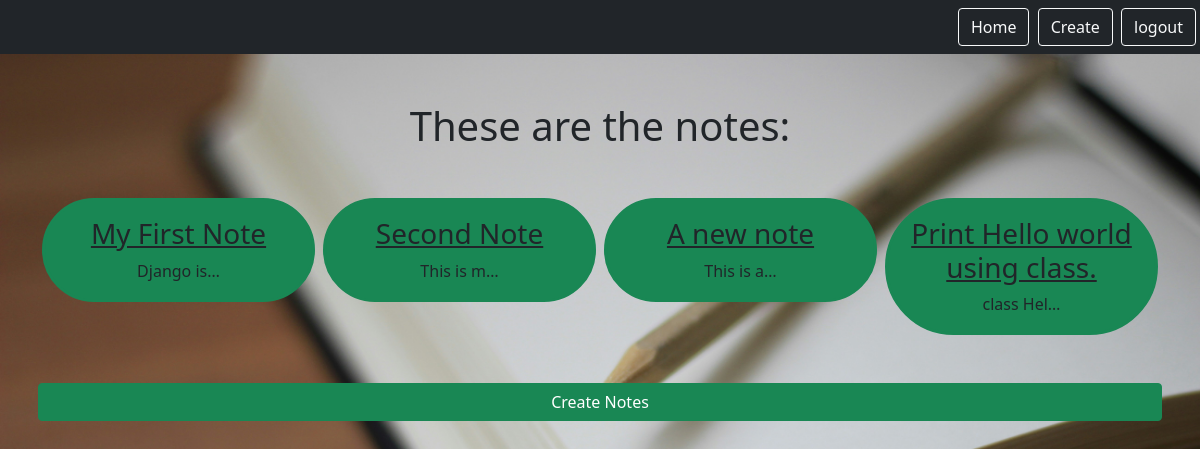
The app's page /smart/notes (signed in), older data.
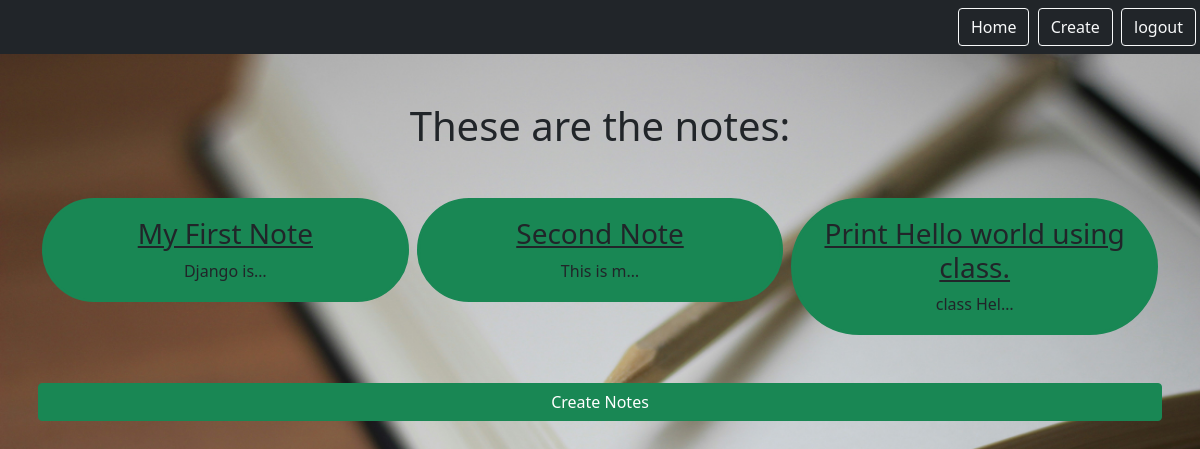
The same page, newer data.
### notes/models.py (models this page shows)
class Notes(models.Model):
    title = models.CharField(max_length=200)
    text = models.TextField()
    created = models.DateTimeField(auto_now_add=True)
    user = models.ForeignKey(User, on_delete=models.CASCADE, related_name="notes")

### notes/views.py (the view)
# urls.py: path('notes', views.NotesListView.as_view(), name="notes.list"),
class NotesListView(LoginRequiredMixin, ListView):
    model = Notes
    context_object_name = "notes"
    template_name = "notes/notes_list.html"
    login_url = "/login"
    def get_queryset(self):
        return self.request.user.notes.all()

### notes/templates/notes/notes_list.html (shortened to what this page needs)
{% extends 'base.html' %}
{% block content %}
    <h1 class="my-5">These are the notes:</h1>
    <div class="row row-cols3 g-2">
        {% for note in notes %}
        <div class="col">
            <div class="p-3 border border-success rounded border-3 rounded-pill bg-success">
                <a href="{% url 'notes.detail' pk=note.id %}" class="text-dark text-decoration-non">
                    <h3>{{ note.title }}</h3>
                </a>
                {{ note.text|truncatechars:10 }}
            </div>
        </div>
        {% endfor %}
        <a href="{% url 'notes.new' %}" class="btn btn-success my-5">Create Notes</a>
    </div>
{% endblock %}

### templates/base.html (shortened to what this page needs)
{% load static %}
<!DOCTYPE html>
<html lang="en">
<head>
    <link rel="stylesheet" type="text/css" href="{% static 'css/style.css' %}">
    <link href="https://cdn.jsdelivr.net/npm/bootstrap@5.0.1/dist/css/bootstrap.min.css" rel="stylesheet">
</head>
<body id="bg" style="background-image: url('{% static "images/notes.jpg"%}'); background-repeat: no-repeat; background-size: cover">
<nav class="navbar navbar-dark bg-dark">
    <div class="ms-auto">
        {% if user.is_authenticated %}
          <a href="{% url 'home'%}" class="btn btn-outline-light me-1">Home</a>
          <a href="{% url 'notes.new'%}" class="btn btn-outline-light me-1">Create</a>
         <form id="logout-form" method="post" class="d-inline" action="{% url 'logout' %}">
         <button class="btn btn-outline-light me-1" type="submit">logout</button>
         </form>
        {% else %}
          <a href="{% url 'home'%}" class="btn btn-outline-light me-1">Home</a>
          <a href="{% url 'login'%}" class="btn btn-outline-light me-1">Login</a>
          <a href="{% url 'signup'%}" class="btn btn-outline-light me-1">Signup</a>
        {% endif %}
    </div>
</nav>
<div class="my-5 text-center container">
    {% block content %}
    {% endblock %}
</div>
</body>
</html>

Row changes from the older to the newer data that the page shows:
removed Notes: title "A new note", text "This is a…"
